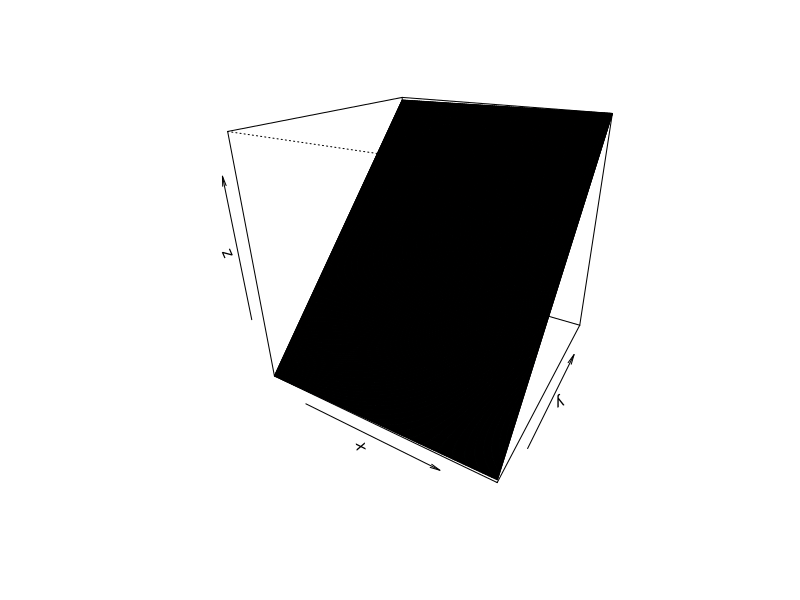

Here is the R script that generated this plot:
x <- seq(1, 10000000, by = 100000)
y <- seq(1, 1000000000, by = 1000000)

z <- outer(x, y, function(x, y) {
  4383*x + 3471*y + 108145
})

png("table-grow.png")
persp(
  x, y, z,
  theta = 30,
  phi = 25,
  col = "lightblue",
  xlab = "x",
  ylab = "y",
  zlab = "z"
)
